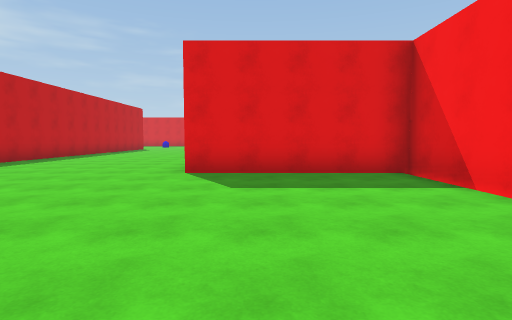
View 1 (above)

24 first-person views from a walk through a scene from a Unity 3-D project. The camera is 1.4 m above the floor, tilts 4° down and sees 80° across. The floor is counted in squares, 2 m on a side. Each view is taken from the middle of a square. On the plan, view 1 faces up. The plan holds only what a view shows up to about 10 squares ahead; the rest is blank. The place goes on beyond the plan.

View 2
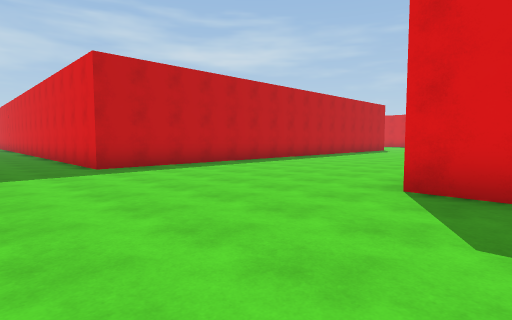

View 3
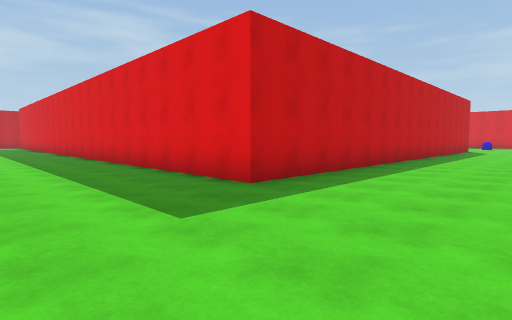

View 4
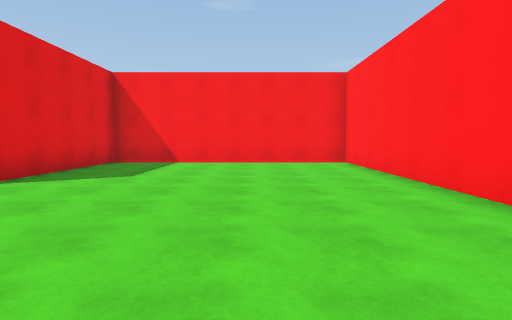

View 5
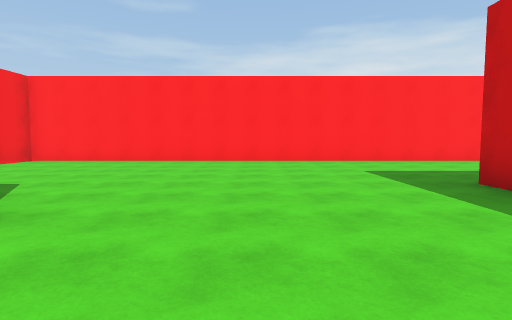

View 6
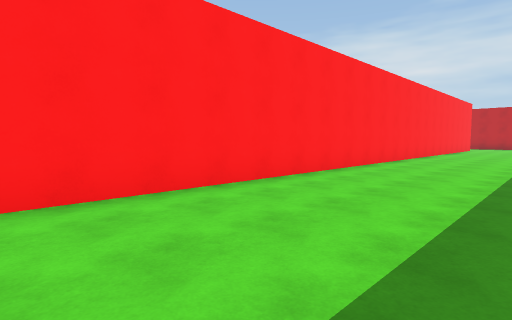

View 7
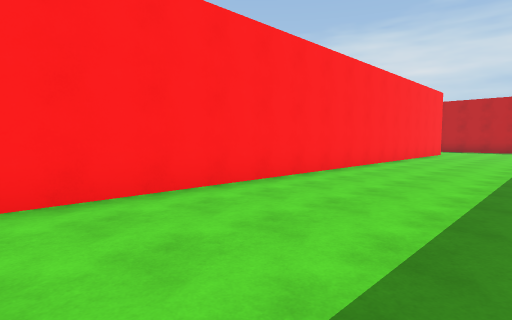

View 8
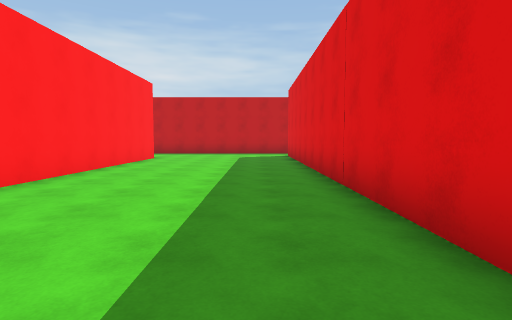

View 9
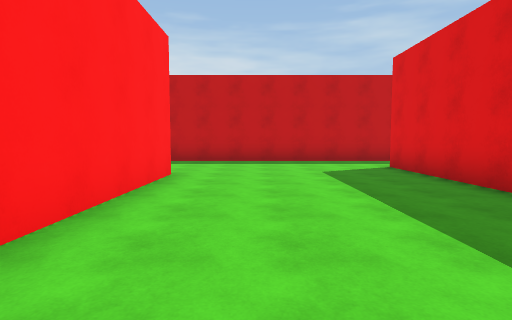

View 10
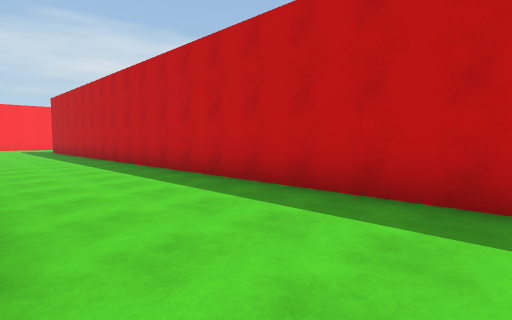

View 11
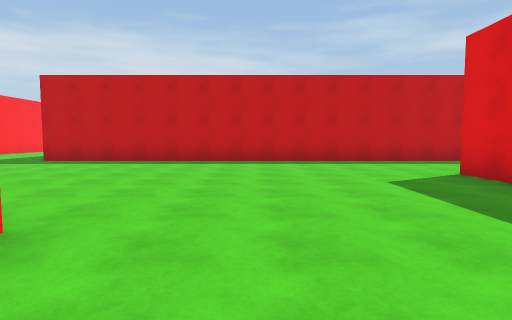

View 12
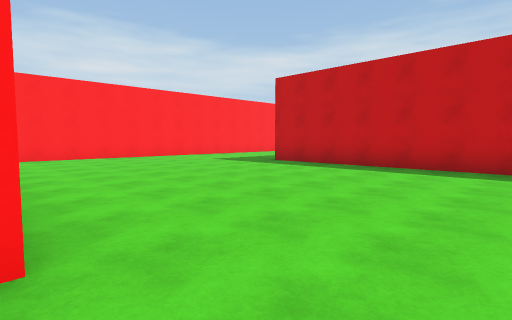

View 13
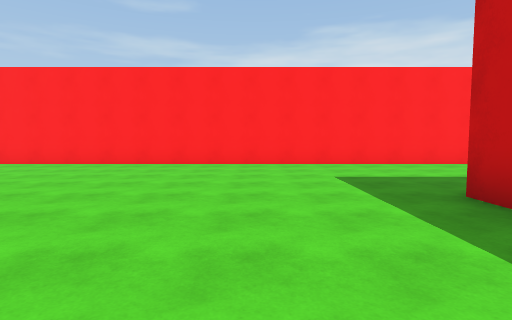

View 14
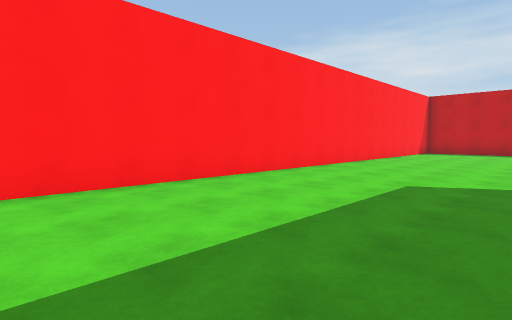

View 15
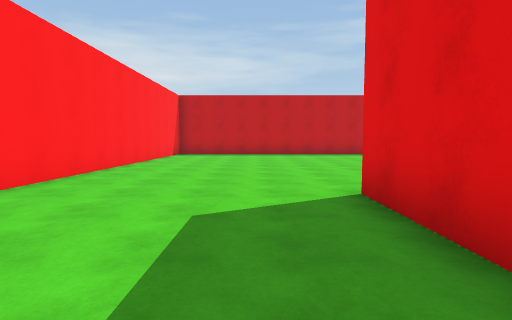

View 16
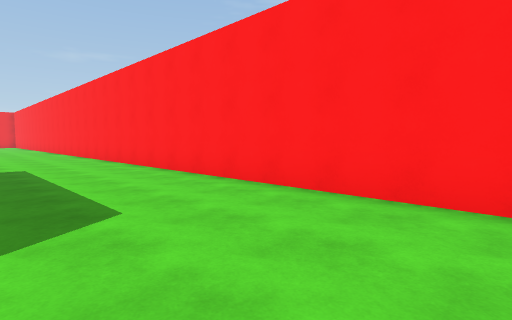

View 17
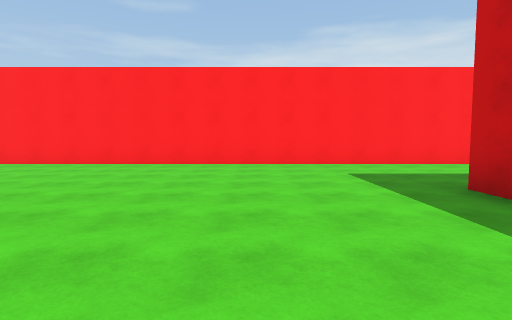

View 18
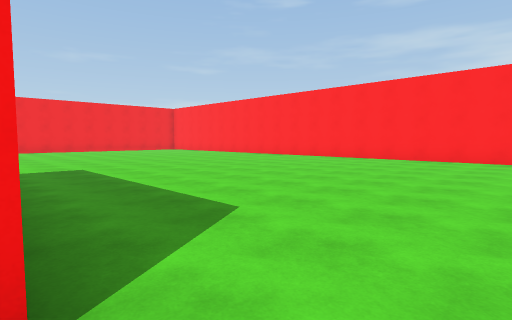

View 19
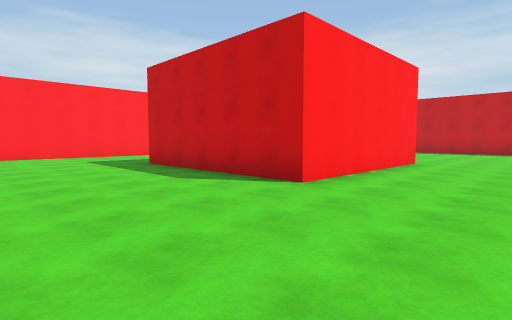

View 20
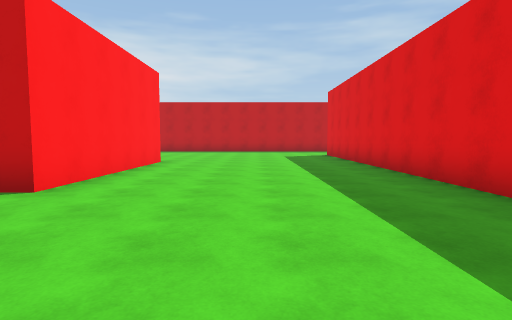

View 21
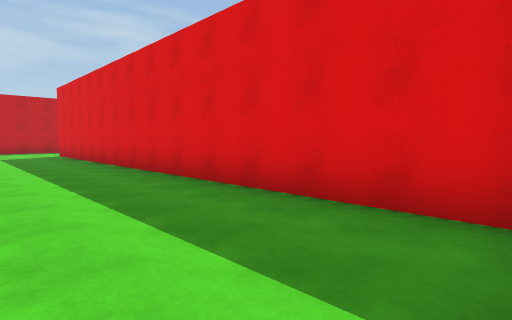

View 22
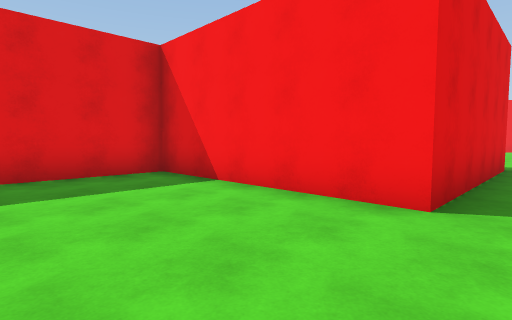

View 23
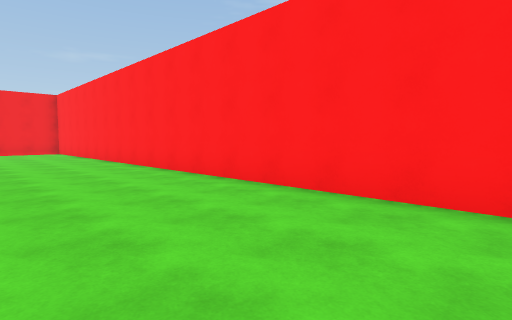

View 24
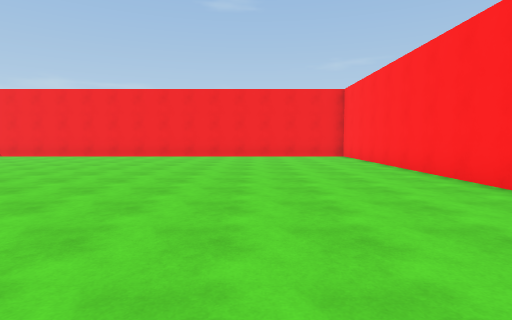

### Floor plan
Points are (right, up) in squares from view 1. A wall is a line through its corners. A room is listed if a view was taken in it or the views show most of it. See-through windows are left out.
Room 1 (views 1, 2, 3, 4, 5, 6, 7, 8, 9, 10)
walls: (-18.5, 4.3) (-29.6, 4.3); (-7.4, 11.8) (-7.4, 4.3) (-14.9, 4.3); (-28, -0.7) (3.1, -0.7) (3.1, 6.2) (-1.5, 6.2); (-31.5, 5.2) (-31.5, 0.5)
ways out: opening at (-30, -0.3) to room 2; opening at (-30.5, 4)
Room 2 (views 11, 12, 13, 14, 15, 16, 17, 18, 19, 20, 21, 22, 23, 24)
walls: (-24.2, -11.9) (-18.9, -11.9) (-18.9, -17.2); (-26.8, -6) (-28, -6); (-34.5, -16.7) (-36.9, -16.7); (-31.5, 0.5) (-31.5, -16.8); (-8.5, -11.2) (-13.8, -11.2) (-13.8, -6) (-25.1, -6); (-43, -21.5) (1.1, -21.5)
ways out: opening at (-30, -0.3) to room 1

Positions as (right, up) in squares from view 1, and headings:
1: (0, 0), facing up
2: (0, 2), facing up-left
3: (-4, 1), facing up-left
4: (-6, 2), facing right
5: (-4, 9), facing down
6: (-7, 3), facing down-left
7: (-13, 3), facing down-left
8: (-17, 3), facing left
9: (-22, 1), facing left
10: (-28, 1), facing down-left
11: (-22, -10), facing left
12: (-24, -10), facing down-left
13: (-29, -13), facing down
14: (-31, -17), facing down-left
15: (-33, -18), facing left
16: (-26, -18), facing down-right
17: (-16, -13), facing down
18: (-15, -11), facing down-right
19: (-15, -9), facing down-left
20: (-15, -9), facing left
21: (-14, -9), facing up-left
22: (-17, -12), facing up-right
23: (-13, -18), facing down-right
24: (-9, -18), facing right
